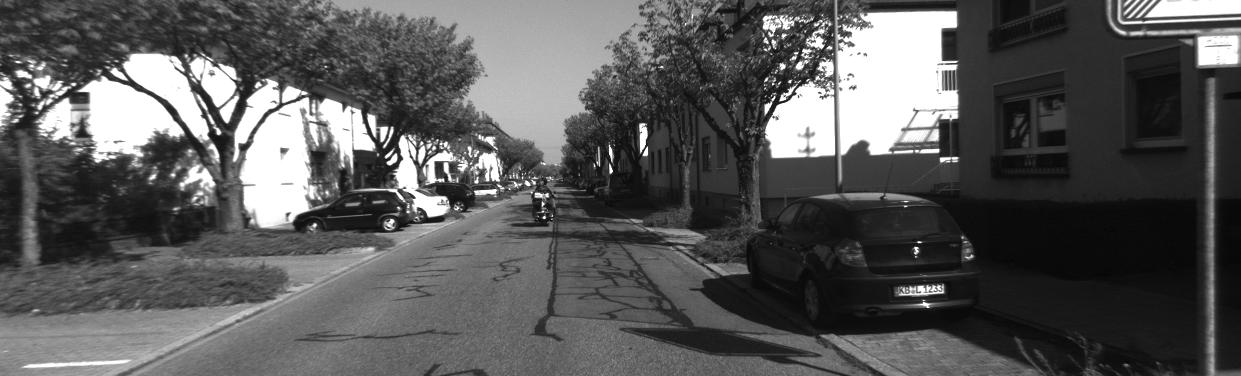
#> input picture exercise03/data/000000.png, 1241 x 376 px
$ python -i main.py   (imports and definitions only)
#> lines starting #> are read from the running program, lines starting #| are printed output that depends on the picture
import cv2
import numpy as np
import matplotlib.pyplot as plt
import glob

def imread(filename):
    return cv2.imread(filename, cv2.IMREAD_GRAYSCALE)

def imresize(img, factor=2):
    return img[::factor, ::factor]

# [23 lines left out: functions imshow, impoints, imlines, imcompare, not called in this run]

def imsave(imgname, img):
    plt.imsave(imgname, img)

# [5 lines left out: function iminfo, not called in this run]

def impad(img, pad=(1,1)):
    img_pad = np.zeros((len(img)+2*pad[0], len(img[0])+2*pad[1]), dtype=float)
    img_pad[pad[0]:-pad[0], pad[1]:-pad[1]] = img
    return img_pad

def imgradOp(method='Sobel'):
    if method=="Sobel":
        op = np.array([[-1, 0, 1], [-2, 0, 2], [-1, 0, 1]], dtype=int)

    elif method=="Prewitt":
        op = np.array([[-1, 0, 1], [-1, 0, 1], [-1, 0, 1]], dtype=int)

    return op, op.T

def imgrad(img, method='Sobel'):
    opX, opY = imgradOp(method)

    dI = np.zeros((len(img), len(img[0]), 2), dtype=float)
    dI[:,:,0] = cv2.filter2D(img, ddepth=-1, kernel=opX)
    dI[:,:,1] = cv2.filter2D(img, ddepth=-1, kernel=opY)

    return dI

def StructureTensorM(dI, patch_r=1):
    Ixx = dI[:,:,0]**2
    Ixy = dI[:,:,0]*dI[:,:,1]
    Iyy = dI[:,:,1]**2

    patch = np.ones((2*patch_r+1, 2*patch_r+1))
    M = np.zeros((len(dI), len(dI[0]), 3), dtype=float)
    M[:,:,0] = cv2.filter2D(Ixx, ddepth=-1, kernel=patch)
    M[:,:,1] = cv2.filter2D(Ixy, ddepth=-1, kernel=patch)
    M[:,:,2] = cv2.filter2D(Iyy, ddepth=-1, kernel=patch)
    return M

# [10 lines left out: function ShiTomasiScore, not called in this run]

def HarrisScore(M, kappa=0.08):
    e1 = M[:, :, 0]
    e2 = M[:, :, 1]
    e3 = M[:, :, 2]

    detM = e1*e3 - e2**2
    trM = e1 + e3

    scores = detM - kappa * trM**2
    scores[scores<0] = 0

    return scores

def selectKeyPoints(scores, num_kpts=50, non_max_suppression_r=1):
    r = non_max_suppression_r
    scores_temp = impad(scores, [r,r])
    W = len(scores_temp[0])

    kpts = np.zeros((num_kpts, 2),dtype=int)
    for i in range(num_kpts):
        kp = np.argmax(scores_temp.flatten()) # index
        kp = np.array([kp//W, kp%W]) # index to loc
        kpts[i, :] = kp - r
        scores_temp[kp[0]-r:kp[0]+r+1, kp[1]-r:kp[1]+r+1] = np.zeros((2*r+1,2*r+1)) # non maximum supresssion

    return kpts

def describeKeyPoints(img, kpts, descriptor_r=8):
    r = descriptor_r
    descriptor = np.zeros((len(kpts), (2*r+1)**2))
    img_pad = impad(img, [r, r])
    for i, kp in enumerate(kpts):
        descriptor[i, :] = img_pad[kp[0]:kp[0]+2*r+1, kp[1]:kp[1]+2*r+1].flatten()
    return descriptor

# [28 lines left out: functions matchDescriptors, swapXY, immatches, not called in this run]

def im2kpt8des(img, num_kpts=200, non_max_suppression_r=1, descriptor_r=8, score="Harris", gradfilter="Sobel"):
    dI = imgrad(img, gradfilter)
    M = StructureTensorM(dI, patch_r=1)

    if score=="Harris":
        R = HarrisScore(M)
    elif score=="ShiTomasi":
        R = ShiTomasiScore(M)

    kpts = selectKeyPoints(R, num_kpts, non_max_suppression_r)
    dess = describeKeyPoints(img, kpts, descriptor_r)

    return kpts, dess

# [6 lines left out: function func, not called in this run]

def getFileNames():
    return sorted(glob.glob('../data/*'))

# [7 lines left out: function main, not called in this run]

# [2 lines not run here, left out]

>>> import cv2
>>> picture = cv2.imread('data/000000.png', cv2.IMREAD_GRAYSCALE)
#> picture is the input picture: shape (376, 1241); min 6, max 255, mean 89
>>> result = im2kpt8des(picture)
#> in StructureTensorM, `Ixx = dI[:,:,0]**2`:
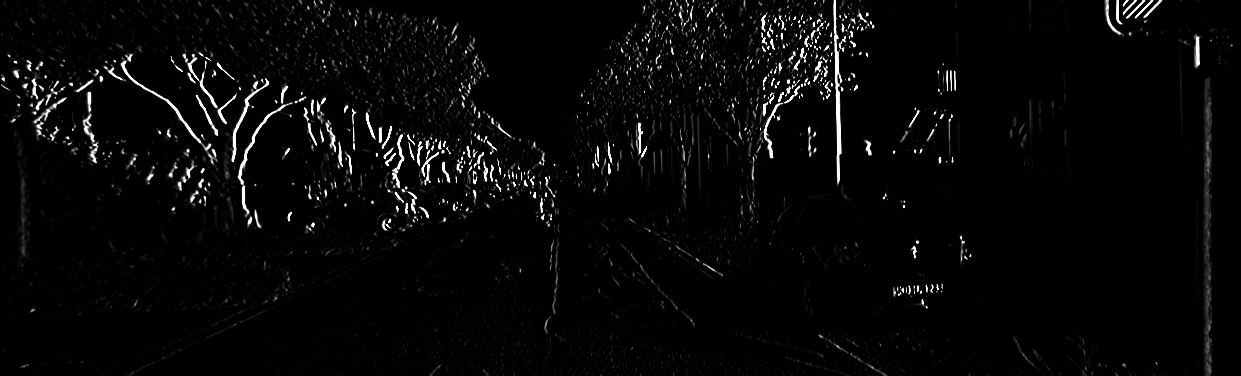
#> Ixx: shape (376, 1241) float64; min 0, max 65025, mean 1983.5; drawn with min black and max white
#> in StructureTensorM, `M = np.zeros((len(dI), len(dI[0]), 3), dtype=float)`: M: shape (376, 1241, 3) float64; every value is 0
#> in StructureTensorM, `M[:,:,2] = cv2.filter2D(Iyy, ddepth=-1, kernel=patch)`:
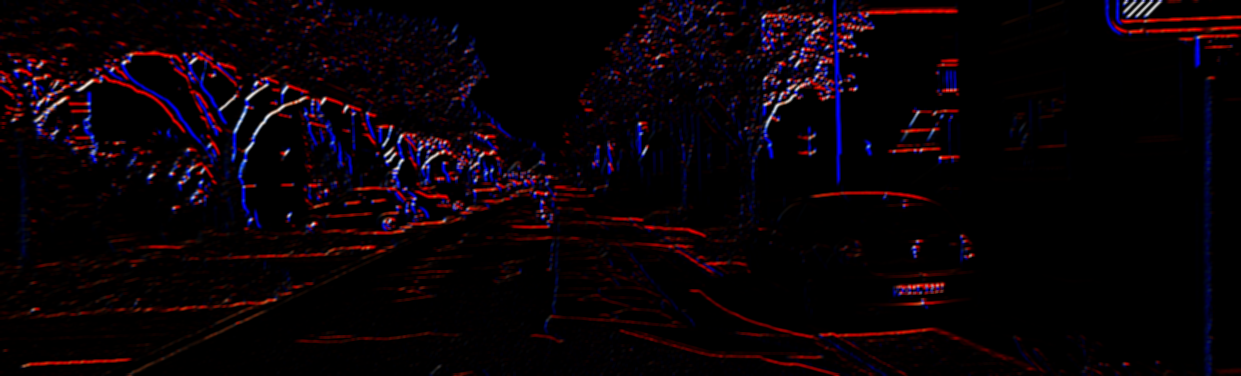
#> M: shape (376, 1241, 3) float64; mean of channels 0, 1, 2 17852.1, 6498.1, 23904.3; drawn with min black and max white
#> in HarrisScore, `trM = e1 + e3`:
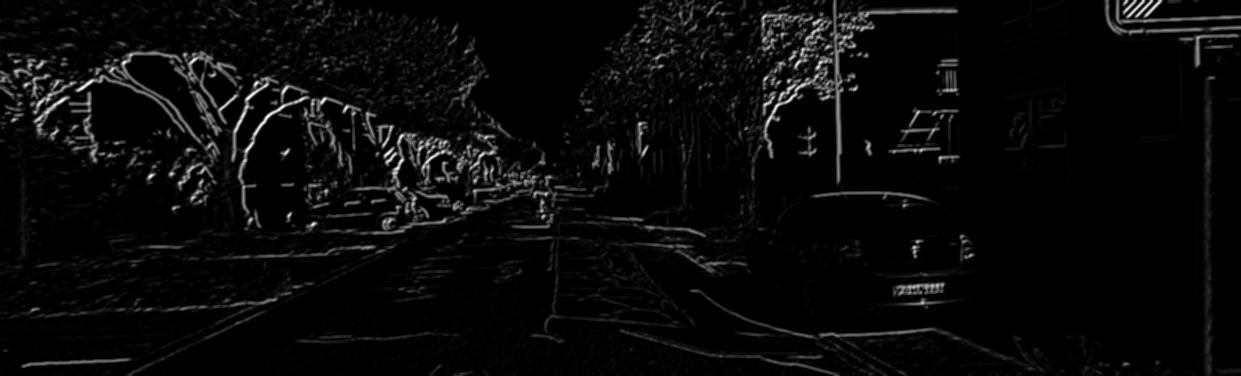
#> trM: shape (376, 1241) float64; min 0, max 1069924, mean 41756.4; drawn with min black and max white
#> in HarrisScore, `scores = detM - kappa * trM**2`:
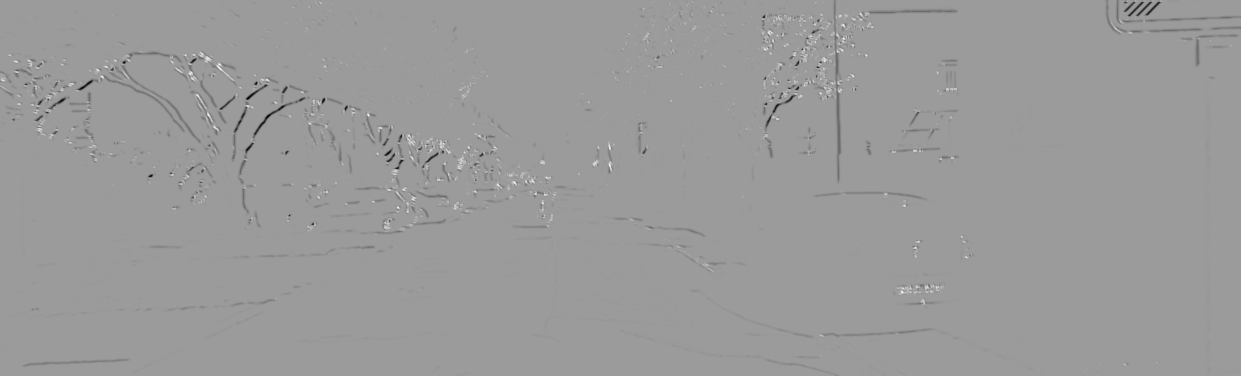
#> scores: shape (376, 1241) float64; min -9.13e+10, max 5.87e+10, mean -399803581.8; drawn with min black and max white
#> in impad, `img_pad = np.zeros((len(img)+2*pad[0], len(img[0])+2*pad[1]), dtype=fl..`: img_pad: shape (378, 1243) float64; every value is 0
#> in selectKeyPoints, `W = len(scores_temp[0])`: W = 1243
#> the loop in selectKeyPoints, `for i in range(num_kpts):` made 200 passes
#> kp on passes 1 to 3: [65, 220], [115, 209], [26, 844]
#> after the loop in selectKeyPoints, `for i in range(num_kpts):`:
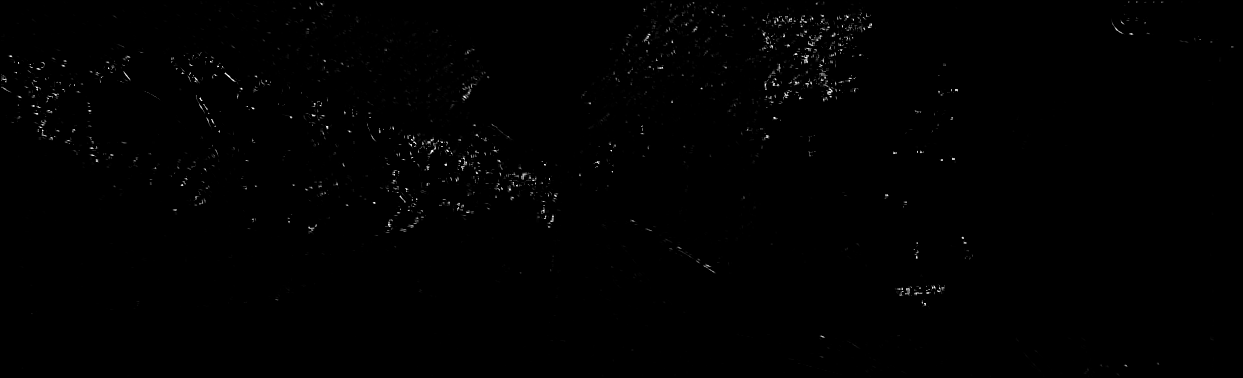
#> scores_temp: shape (378, 1243) float64; min 0, max 2.88e+10, mean 130928504.4; drawn with min black and max white
#> after the loop in selectKeyPoints, `for i in range(num_kpts):`: kpts = 200 pairs, first value 13 to 300, second value 2 to 966
#> in describeKeyPoints, `descriptor = np.zeros((len(kpts), (2*r+1)**2))`: descriptor: shape (200, 289) float64; every value is 0
#> in impad (call 2), `img_pad = np.zeros((len(img)+2*pad[0], len(img[0])+2*pad[1]), dtype=fl..`: img_pad: shape (392, 1257) float64; every value is 0
#> in impad (call 2), `img_pad[pad[0]:-pad[0], pad[1]:-pad[1]] = img`:
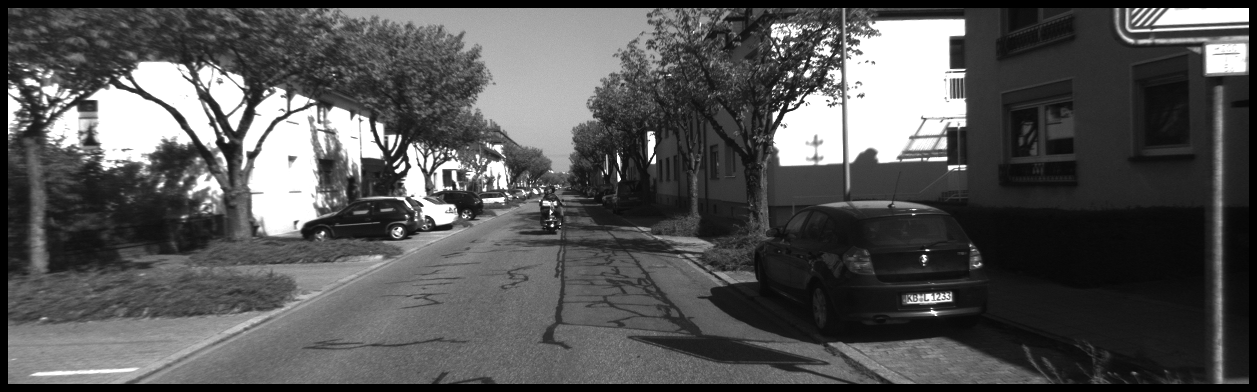
#> img_pad: shape (392, 1257) float64; min 0, max 255, mean 84.3
#> the loop in describeKeyPoints, `for i, kp in enumerate(kpts):` made 200 passes
#> kp on passes 1 to 3: [64, 219], [114, 208], [25, 843]
#> after the loop in describeKeyPoints, `for i, kp in enumerate(kpts):`:
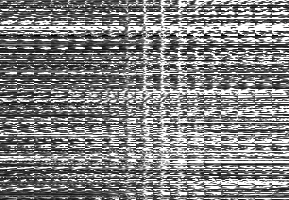
#> descriptor: shape (200, 289) float64; min 0, max 255, mean 128.8
